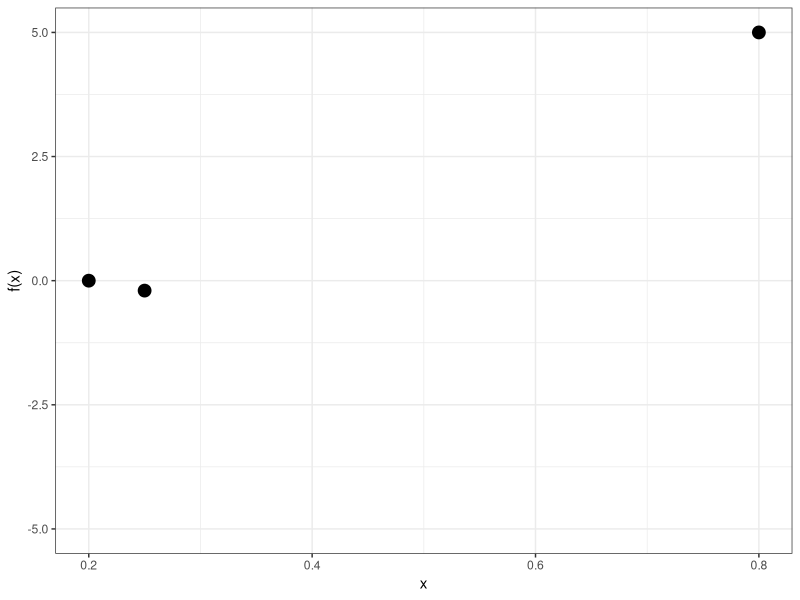

Generate this figure with R:
## ---- chunk 1
#| label: ice-breaker
#| output-location: column-fragment
#| fig-width: 5 # Adjust to 80% of the full slide width
#| fig-height: 3 # Optional, adjust height if needed

library(ggplot2)
observed_evals <- data.frame(x = c(0.2, 0.25, 0.8), y = c(0, -0.2, 5))

ggplot(data = observed_evals, aes(x = x, y = y)) +
    geom_point(size = 4) +  # Increase point size
    ylab("f(x)") +
    ylim(-5, 5) +
    theme_bw()
## ---- chunk 2
#| echo: true
probability_improvement <- function(m, s, y_best) {
  if (s == 0) return(0)
  else {
    poi <- pnorm((y_best - m) / s)
    # if maximizing: poi <- 1 - poi
    return(poi)
  }
}
## ---- chunk 3
#| echo: true
expected_improvement <- function(m, s, y_best) {
  ei <- rep(NA, length(m))
  for (i in 1:length(ei)){
    if (s[i] == 0) {
      ei[i] <- 0
      next
    }
    gamma <- (y_best - m[i]) / s[i]
    phi <- pnorm(gamma)
    ei[i] <- s[i] * (gamma * phi + dnorm(gamma))
  }
  return(ei)
}
## ---- chunk 4
#| echo: true  
gp_lower <- function(m, s, kappa=2){
  lower_confidence_bound <- m - kappa * s
  # if maximizing: upper_confidence_bound <- mu + kappa * sigma
  return(lower_confidence_bound)
}
